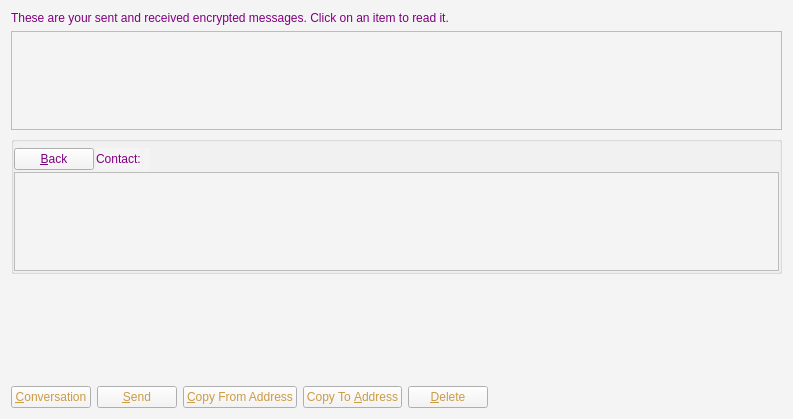
<?xml version="1.0" encoding="UTF-8"?>
<ui version="4.0">
 <class>MessagePage</class>
 <widget class="QWidget" name="MessagePage">
  <property name="geometry">
   <rect>
    <x>0</x>
    <y>0</y>
    <width>793</width>
    <height>419</height>
   </rect>
  </property>
  <property name="windowTitle">
   <string>Address Book</string>
  </property>
  <property name="styleSheet">
   <string notr="true">color: rgb(204, 155, 68);
background-color: rgb(244, 244, 244);</string>
  </property>
  <layout class="QVBoxLayout" name="verticalLayout_2">
   <item>
    <widget class="QLabel" name="labelExplanation">
     <property name="styleSheet">
      <string notr="true">color: #800080;</string>
     </property>
     <property name="text">
      <string>These are your sent and received encrypted messages. Click on an item to read it.</string>
     </property>
     <property name="textFormat">
      <enum>Qt::PlainText</enum>
     </property>
     <property name="wordWrap">
      <bool>true</bool>
     </property>
    </widget>
   </item>
   <item>
    <widget class="QTableView" name="tableView">
     <property name="contextMenuPolicy">
      <enum>Qt::CustomContextMenu</enum>
     </property>
     <property name="toolTip">
      <string>Click on a message to view it</string>
     </property>
     <property name="tabKeyNavigation">
      <bool>false</bool>
     </property>
     <property name="alternatingRowColors">
      <bool>true</bool>
     </property>
     <property name="selectionMode">
      <enum>QAbstractItemView::SingleSelection</enum>
     </property>
     <property name="selectionBehavior">
      <enum>QAbstractItemView::SelectRows</enum>
     </property>
     <property name="sortingEnabled">
      <bool>true</bool>
     </property>
     <attribute name="verticalHeaderVisible">
      <bool>false</bool>
     </attribute>
    </widget>
   </item>
   <item>
    <layout class="QVBoxLayout" name="verticalLayout">
     <item>
      <widget class="QGroupBox" name="messageDetails">
       <property name="title">
        <string/>
       </property>
       <layout class="QVBoxLayout" name="verticalLayout_4">
        <property name="spacing">
         <number>2</number>
        </property>
        <property name="leftMargin">
         <number>0</number>
        </property>
        <property name="topMargin">
         <number>6</number>
        </property>
        <property name="rightMargin">
         <number>0</number>
        </property>
        <property name="bottomMargin">
         <number>0</number>
        </property>
        <item>
         <layout class="QHBoxLayout" name="horizontalLayout_3">
          <item>
           <widget class="QPushButton" name="backButton">
            <property name="styleSheet">
             <string notr="true">color: #800080;</string>
            </property>
            <property name="text">
             <string>&amp;Back</string>
            </property>
            <property name="icon">
             <iconset resource="../bitcoin.qrc">
              <normaloff>:/icons/quit</normaloff>:/icons/quit</iconset>
            </property>
           </widget>
          </item>
          <item>
           <widget class="QLabel" name="labelContact">
            <property name="styleSheet">
             <string notr="true">color: #800080;</string>
            </property>
            <property name="text">
             <string>Contact:</string>
            </property>
           </widget>
          </item>
          <item>
           <widget class="QLabel" name="contactLabel">
            <property name="text">
             <string/>
            </property>
           </widget>
          </item>
          <item>
           <spacer name="horizontalSpacer_3">
            <property name="orientation">
             <enum>Qt::Horizontal</enum>
            </property>
            <property name="sizeHint" stdset="0">
             <size>
              <width>40</width>
              <height>20</height>
             </size>
            </property>
           </spacer>
          </item>
         </layout>
        </item>
        <item>
         <widget class="QListView" name="listConversation">
          <property name="styleSheet">
           <string notr="true">#listConversation { color: #000000; }</string>
          </property>
         </widget>
        </item>
        <item>
         <layout class="QVBoxLayout" name="verticalLayout_3"/>
        </item>
       </layout>
      </widget>
     </item>
     <item>
      <widget class="MRichTextEdit" name="messageEdit" native="true">
       <property name="minimumSize">
        <size>
         <width>0</width>
         <height>100</height>
        </size>
       </property>
      </widget>
     </item>
     <item>
      <layout class="QHBoxLayout" name="horizontalLayout">
       <item>
        <widget class="QPushButton" name="newButton">
         <property name="text">
          <string>&amp;Conversation</string>
         </property>
         <property name="icon">
          <iconset resource="../bitcoin.qrc">
           <normaloff>:/icons/add</normaloff>:/icons/add</iconset>
         </property>
        </widget>
       </item>
       <item>
        <widget class="QPushButton" name="sendButton">
         <property name="toolTip">
          <string>Sign a message to prove you own a ZuMY address</string>
         </property>
         <property name="text">
          <string>&amp;Send</string>
         </property>
         <property name="icon">
          <iconset resource="../bitcoin.qrc">
           <normaloff>:/icons/send</normaloff>:/icons/send</iconset>
         </property>
        </widget>
       </item>
       <item>
        <widget class="QPushButton" name="copyFromAddressButton">
         <property name="toolTip">
          <string>Copy the currently selected address to the system clipboard</string>
         </property>
         <property name="text">
          <string>&amp;Copy From Address</string>
         </property>
         <property name="icon">
          <iconset resource="../bitcoin.qrc">
           <normaloff>:/icons/editcopy</normaloff>:/icons/editcopy</iconset>
         </property>
        </widget>
       </item>
       <item>
        <widget class="QPushButton" name="copyToAddressButton">
         <property name="toolTip">
          <string>Copy the currently selected address to the system clipboard</string>
         </property>
         <property name="text">
          <string>Copy To &amp;Address</string>
         </property>
         <property name="icon">
          <iconset resource="../bitcoin.qrc">
           <normaloff>:/icons/editcopy</normaloff>:/icons/editcopy</iconset>
         </property>
        </widget>
       </item>
       <item>
        <widget class="QPushButton" name="deleteButton">
         <property name="toolTip">
          <string>Delete the currently selected address from the list</string>
         </property>
         <property name="text">
          <string>&amp;Delete</string>
         </property>
         <property name="icon">
          <iconset resource="../bitcoin.qrc">
           <normaloff>:/icons/remove</normaloff>:/icons/remove</iconset>
         </property>
        </widget>
       </item>
       <item>
        <spacer name="horizontalSpacer">
         <property name="orientation">
          <enum>Qt::Horizontal</enum>
         </property>
         <property name="sizeHint" stdset="0">
          <size>
           <width>40</width>
           <height>20</height>
          </size>
         </property>
        </spacer>
       </item>
      </layout>
     </item>
    </layout>
   </item>
  </layout>
 </widget>
 <customwidgets>
  <customwidget>
   <class>MRichTextEdit</class>
   <extends>QWidget</extends>
   <header>mrichtextedit.h</header>
   <container>1</container>
  </customwidget>
 </customwidgets>
 <resources>
  <include location="../bitcoin.qrc"/>
 </resources>
 <connections/>
</ui>
